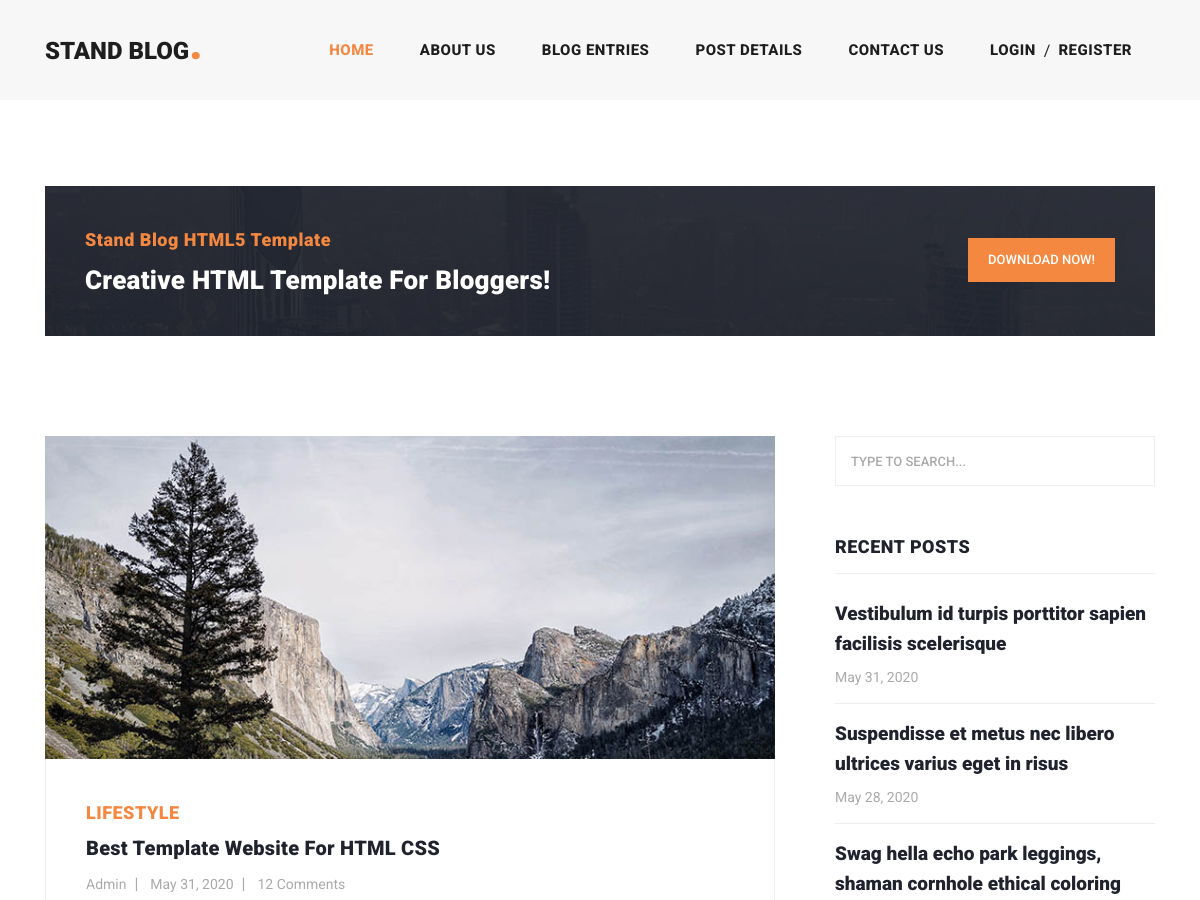
/ (upper part), run on an earlier commit of the app's database.
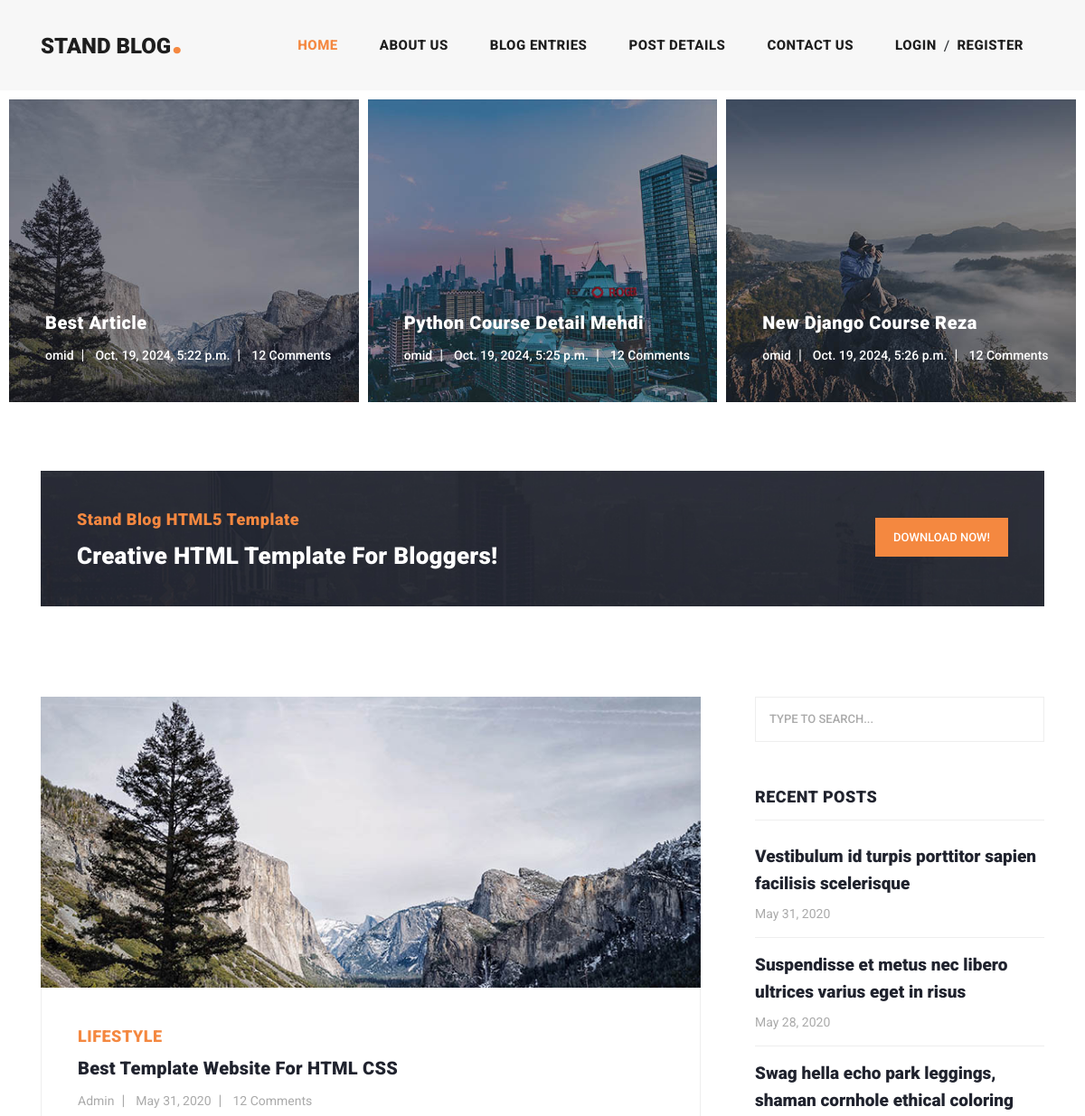
And on a later commit of the database.
### blog/models.py (models this page shows, shortened)
class Article(models.Model):
    CHOICES = (
        ('A', 'پایتون'),
        ('B', 'جنگو')
    )
    author = models.ForeignKey(User, on_delete=models.CASCADE)
    category = models.ManyToManyField(Category)
    title = models.CharField(max_length=70)
    body = models.TextField()
    image = models.ImageField(upload_to='images/articles')
    created = models.DateTimeField(auto_now_add=True)
    updated = models.DateTimeField(auto_now=True)
    pub_date = models.DateField(default=timezone.now())

### home/views.py (the view)
# urls.py: path('', views.home, name='main'),
def home(request):
    articles = Article.objects.all()
    return render(request, "home/home.html", {'articles':articles})

### home/templates/home/home.html (shortened to what this page needs)
{% load static %}
<!DOCTYPE html>
<html lang="en">
  <head>
    <link href="{% static "vendor/bootstrap/css/bootstrap.min.css"%}" rel="stylesheet">
    <link rel="stylesheet" href="{% static "css/fontawesome.css" %}">
    <link rel="stylesheet" href="{% static "css/templatemo-stand-blog.css" %}">
    <link rel="stylesheet" href="{% static "css/owl.css" %}">
  </head>
  <body>
    <header class="">
      <nav class="navbar navbar-expand-lg">
        <div class="container">
          <a class="navbar-brand" href="home.html"><h2>Stand Blog<em>.</em></h2></a>
          <div class="collapse navbar-collapse" id="navbarResponsive">
            <ul class="navbar-nav ml-auto">
              <li class="nav-item active">
                <a class="nav-link" href="home.html">Home
                </a>
              </li>
              <li class="nav-item">
                <a class="nav-link" href="about.html">About Us</a>
              </li>
              <li class="nav-item">
                <a class="nav-link" href="blog.html">Blog Entries</a>
              </li>
              <li class="nav-item">
                <a class="nav-link" href="post-details.html">Post Details</a>
              </li>
              <li class="nav-item">
                <a class="nav-link" href="contact.html">Contact Us</a>
              </li>
              <li class="nav-item">
                  {% if request.user.is_authenticated %}
                       <div class="d-flex">
                          {% if request.user.first_name %}
                              {% if user.profile.image %}
                                  <span><img src="{{ user.profile.image.url }}" width="25px" height="25px" style="border-radius: 100%" alt=""></span>
                              {% else %}
                                  <span><img src="{% static 'images/icons/index.png' %}" width="25px" height="25px" style="border-radius: 100%" alt=""></span>
                              {% endif %}
                              <a class="nav-link" href="">{{ request.user.first_name }} {{ request.user.last_name }}</a>
                          {% else %}
                              <a class="nav-link" href="">{{ request.user.username }}</a>
                          {% endif %}
                          <a href="{% url 'account:logout' %}"><span class="badge badge-danger mt-2">Logout</span></a>
                        </div>
                  {% else %}
                    <div class="d-flex">
                        <a class="nav-link" href="{% url 'account:login' %}">Login</a><span class="mt-2">/</span>
                        <a class="nav-link" href="{% url 'account:register' %}">Register</a>
                    </div>
                  {% endif %}
              </li>
            </ul>
          </div>
        </div>
      </nav>
    </header>
    <div class="main-banner header-text">
      <div class="container-fluid">
        <div class="owl-banner owl-carousel">
            {% for article in articles %}
                  <div class="item">
            <img src="{{ article.image.url }}" alt="{{ article.title }}">
            <div class="item-content">
              <div class="main-content">
                <a href="post-details.html"><h4>{{ article.title }}</h4></a>
                <ul class="post-info">
                  <li><a href="#">{{ article.author.username }}</a></li>
                  <li><a href="#">{{ article.created }}</a></li>
                  <li><a href="#">12 Comments</a></li>
                </ul>
              </div>
            </div>
          </div>
            {% endfor %}
        </div>
      </div>
    </div>
    <section class="call-to-action">
      <div class="container">
        <div class="row">
          <div class="col-lg-12">
            <div class="main-content">
              <div class="row">
                <div class="col-lg-8">
                  <span>Stand Blog HTML5 Template</span>
                  <h4>Creative HTML Template For Bloggers!</h4>
                </div>
                <div class="col-lg-4">
                  <div class="main-button">
                    <a rel="nofollow" href="https://templatemo.com/tm-551-stand-blog" target="_parent">Download Now!</a>
                  </div>
                </div>
              </div>
            </div>
          </div>
        </div>
      </div>
    </section>
    <section class="blog-posts">
      <div class="container">
        <div class="row">
          <div class="col-lg-8">
            <div class="all-blog-posts">
              <div class="row">
                <div class="col-lg-12">
                  <div class="blog-post">
                    <div class="blog-thumb">
                      <img src="{% static "images/blog-post-01.jpg" %}" alt="">
                    </div>
                    <div class="down-content">
                      <span>Lifestyle</span>
                      <a href="post-details.html"><h4>Best Template Website for HTML CSS</h4></a>
                      <ul class="post-info">
                        <li><a href="#">Admin</a></li>
                        <li><a href="#">May 31, 2020</a></li>
                        <li><a href="#">12 Comments</a></li>
                      </ul>
                    </div>
                  </div>
                </div>
              </div>
            </div>
          </div>
          <div class="col-lg-4">
            <div class="sidebar">
              <div class="row">
                <div class="col-lg-12">
                  <div class="sidebar-item search">
                    <form id="search_form" name="gs" method="GET" action="#">
                      <input type="text" name="q" class="searchText" placeholder="type to search..." autocomplete="on">
                    </form>
                  </div>
                </div>
                <div class="col-lg-12">
                  <div class="sidebar-item recent-posts">
                    <div class="sidebar-heading">
                      <h2>Recent Posts</h2>
                    </div>
                    <div class="content">
                      <ul>
                        <li><a href="post-details.html">
                          <h5>Vestibulum id turpis porttitor sapien facilisis scelerisque</h5>
                          <span>May 31, 2020</span>
                        </a></li>
                        <li><a href="post-details.html">
                          <h5>Suspendisse et metus nec libero ultrices varius eget in risus</h5>
                          <span>May 28, 2020</span>
                        </a></li>
                        <li><a href="post-details.html">
                          <h5>Swag hella echo park leggings, shaman cornhole ethical coloring</h5>
                        </a></li>
                      </ul>
                    </div>
                  </div>
                </div>
              </div>
            </div>
          </div>
        </div>
      </div>
    </section>
  </body>
</html>

What changed in the data, as far as the page shows it:
added Article: image (picture), title "Best Article", author.username "omid", created "Oct. 19, 2024, 5:22 p.m."
added Article: image (picture), title "Python Course Detail Mehdi", author.username "omid", created "Oct. 19, 2024, 5:25 p.m."
added Article: image (picture), title "New Django Course Reza", author.username "omid", created "Oct. 19, 2024, 5:26 p.m."
